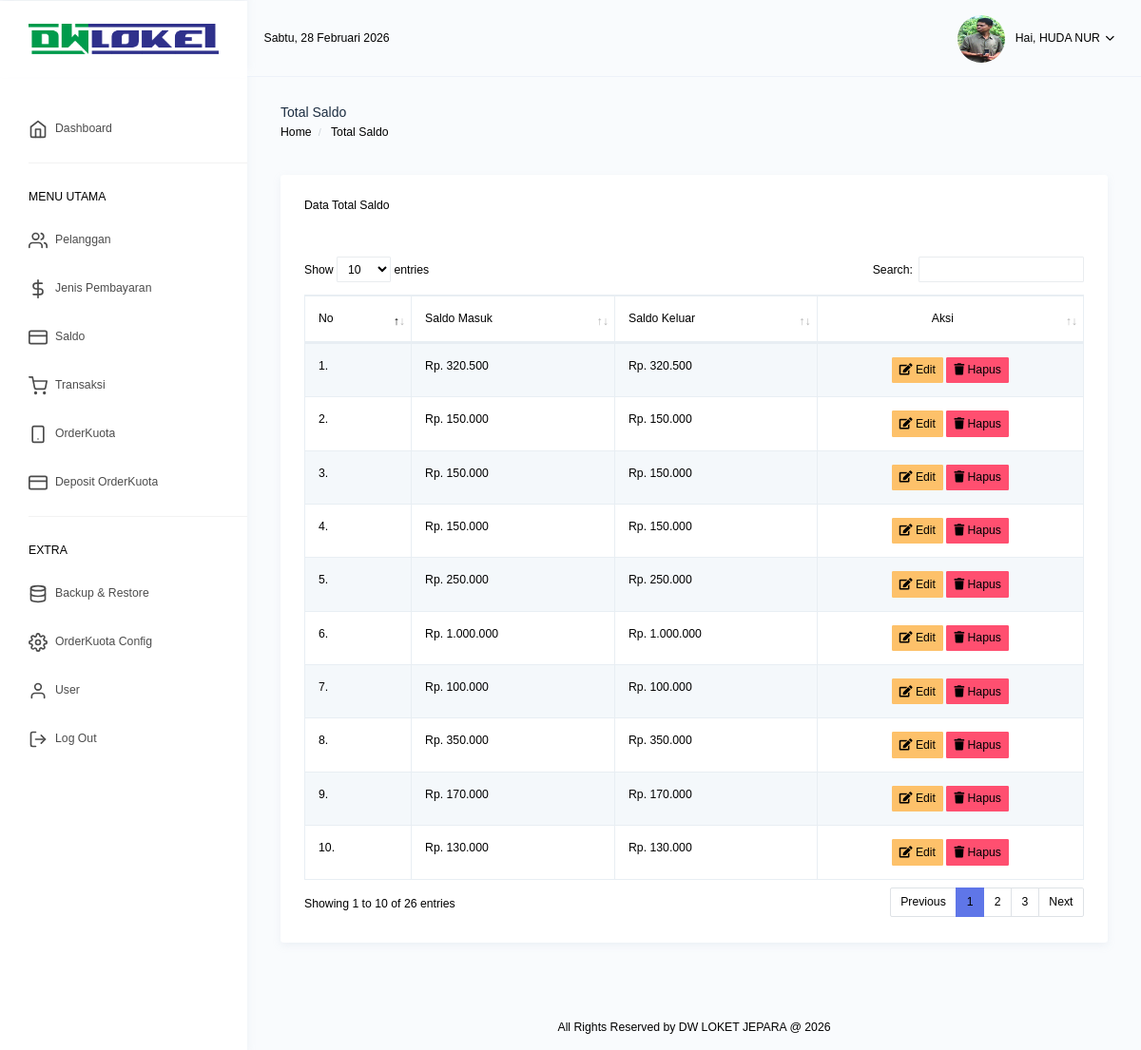
Page /saldo/total_saldo.php (signed in) on the committed database.
### tables this page shows
CREATE TABLE `tb_user` (
  `id_user` int NOT NULL AUTO_INCREMENT,
  `username` varchar(50) NOT NULL,
  `password` varchar(255) DEFAULT NULL,
  `nama` varchar(100) NOT NULL,
  `email` varchar(100) NOT NULL,
  `foto` varchar(50) NOT NULL,
  `level` enum('admin','user') NOT NULL,
  PRIMARY KEY (`id_user`)
);

CREATE TABLE `tb_saldo` (
  `id_saldo` int NOT NULL AUTO_INCREMENT,
  `tgl` varchar(50) NOT NULL,
  `saldo` varchar(100) NOT NULL,
  PRIMARY KEY (`id_saldo`)
);

### config/config.php (called while the page is built, shortened)
<?php
function base_url($url = null) {
    $protocol = isset($_SERVER['HTTPS']) && $_SERVER['HTTPS'] === 'on' ? "https://" : "http://";
    $host = $_SERVER['HTTP_HOST'];
    $script_name = $_SERVER['SCRIPT_NAME'];
    $base_path = "/dwloket_ok";
    $root_url = $protocol . $host . $base_path;
    if($url != null) {
        return $root_url."/".$url;
    } else {
        return $root_url;
    }
}
function format_hari_tanggal($waktu)
{
$hari_array = array(
'Minggu',
'Senin',
'Selasa',
'Rabu',
'Kamis',
'Jumat',
'Sabtu'
);
$hr = date('w', strtotime($waktu));
$hari = $hari_array[$hr];
$tanggal = date('j', strtotime($waktu));
$bulan_array = array(
1 => 'Januari',
2 => 'Februari',
3 => 'Maret',
4 => 'April',
5 => 'Mei',
6 => 'Juni',
7 => 'Juli',
8 => 'Agustus',
9 => 'September',
10 => 'Oktober',
11 => 'November',
12 => 'Desember',
);
$bl = date('n', strtotime($waktu));
$bulan = $bulan_array[$bl];
$tahun = date('Y', strtotime($waktu));
return "$hari, $tanggal $bulan $tahun";
}

### saldo/total_saldo.php (the view, shortened to what this page needs)
<?php
include_once('../header.php');
?>
<!DOCTYPE html>
<html lang="en">
<head>
</head>
<body>
    <div class="page-breadcrumb">
        <div class="row">
            <div class="col-7 align-self-center">
                <h4 class="page-title text-truncate text-dark font-weight-medium mb-1">Total Saldo</h4>
                <div class="d-flex align-items-center">
                    <nav aria-label="breadcrumb">
                        <ol class="breadcrumb m-0 p-0">
                            <li class="breadcrumb-item"><a href="<?=base_url('home')?>" class="text-muted">Home</a></li>
                            <li class="breadcrumb-item text-muted active" aria-current="page"> Total Saldo</li>
                        </ol>
                    </nav>
                </div>
            </div>
        </div>
    </div>
    <div class="container-fluid">
        <div class="row">
            <div class="col-12">
                <div class="card">
                    <div class="card-body">
                        <h4 class="card-title">Data Total Saldo</h4>
                        <br><br>
                        <div class="table-responsive">
                            <table id="zero_config" class="table table-striped table-bordered no-wrap">
                                <thead>
                                    <tr>
                                        <th style="width: 5px;">No</th>
                                        <th>Saldo Masuk</th>
                                        <th>Saldo Keluar</th>
                                        <th style="text-align: center;">Aksi</th>
                                    </tr>
                                </thead>
                                <tbody>
                                    <?php
										$no = 1;
										$sql = $koneksi->query("SELECT * FROM tb_saldo");
										while($data = $sql->fetch_assoc()) {
										?>
                                    <tr>
                                        <td><?=$no++.'.'?></td>
                                        <td>Rp. <?=number_format($data['saldo'], 0, ",", ".");?></td>
                                        <td>Rp. <?=number_format($data['saldo'], 0, ",", ".");?></td>
                                        <td align="center">
                                            <a data-toggle="modal"
                                                data-target="#modaledit<?=$data['id_total_saldo']; ?>"><button
                                                    class="btn btn-warning btn-sm"><i class="fa fa-edit"></i> Edit</button></a>
                                            <a href="hapus_saldo.php?id=<?=$data['id_total_saldo']; ?>"
                                                onclick="return swalConfirmDelete(this.href, 'Yakin Hapus Saldo?', 'Data saldo ini akan dihapus secara permanen!')"
                                                class="btn btn-danger btn-sm"><i class="fa fa-trash"></i> Hapus</a>
                                        </td>
                                    </tr>
                                    <?php
                                            }?>
                                </tbody>
                            </table>
                        </div>
                    </div>
                </div>
            </div>
        </div>
    </div>
</body>
</html>
<?php
include_once('../footer.php');
?>

### header.php (shortened to what this page needs)
<?php
require_once __DIR__ . "/config/config.php";
$id = isset($_SESSION['id_user']) ? (int)$_SESSION['id_user'] : 0;
$tampil = null;
if ($id > 0) {
	$stmt = $koneksi->prepare("SELECT * FROM tb_user WHERE id_user = ?");
	$stmt->bind_param("i", $id);
	$stmt->execute();
	$result = $stmt->get_result();
	$tampil = $result->fetch_assoc();
} else {
	header("Location: " . base_url('auth/login.php'));
	exit();
}
?>
<!DOCTYPE html>
<html dir="ltr" lang="en">
<head>
    <link href="<?=base_url()?>/files/assets/extra-libs/c3/c3.min.css" rel="stylesheet">
    <link href="<?=base_url()?>/files/assets/libs/chartist/dist/chartist.min.css" rel="stylesheet">
    <link href="<?=base_url()?>/files/assets/extra-libs/jvector/jquery-jvectormap-2.0.2.css" rel="stylesheet" />
    <link href="<?=base_url()?>/files/assets/extra-libs/datatables.net-bs4/css/dataTables.bootstrap4.css"
        rel="stylesheet">
    <link href="<?=base_url()?>/files/dist/css/style.min.css?v=<?=time()?>" rel="stylesheet">
    <link href="<?=base_url()?>/files/dist/css/modern-style.css?v=<?=time()?>" rel="stylesheet">
    <link href="<?=base_url()?>/files/dist/css/sweetalert2.min.css" rel="stylesheet">
</head>
<body>
    <div id="main-wrapper" data-theme="light" data-layout="vertical" data-navbarbg="skin6" data-sidebartype="full"
        data-sidebar-position="fixed" data-header-position="fixed" data-boxed-layout="full">
        <header class="topbar" data-navbarbg="skin6">
            <nav class="navbar top-navbar navbar-expand-md">
                <div class="navbar-header" data-logobg="skin6">
                    <div class="navbar-brand">
                        <a href="<?=base_url('home')?>">
                            <b class="logo-icon">
                                <img src="<?=base_url()?>/files/assets/images/dwloket_logo.png" alt="homepage"
                                    class="dark-logo" width="200" height="50" />
                            </b>
                        </a>
                    </div>
                </div>
                <div class="navbar-collapse collapse" id="navbarSupportedContent">
                    <ul class="navbar-nav float-left mr-auto ml-3 pl-1 d-none d-md-flex">
                        <?php $date = date('Y-m-d'); echo format_hari_tanggal($date) ?>
                    </ul>
                    <ul class="navbar-nav float-right">
                        <li class="nav-item dropdown">
                            <a class="nav-link dropdown-toggle" href="javascript:void(0)" data-toggle="dropdown"
                                aria-haspopup="true" aria-expanded="false">
                                <img src="<?=base_url()?>/files/assets/images/<?=htmlspecialchars($tampil['foto'] ?? 'default.png', ENT_QUOTES, 'UTF-8'); ?>" alt="user"
                                    class="rounded-circle" width="50" height="50">
                                <span class="ml-2 d-none d-lg-inline-block"><span>Hai,</span> <span
                                        class="text-dark"><?=htmlspecialchars($tampil['nama'] ?? 'User', ENT_QUOTES, 'UTF-8'); ?></span> <i data-feather="chevron-down"
                                        class="svg-icon"></i></span>
                            </a>
                        </li>
                    </ul>
                </div>
            </nav>
        </header>
        <aside class="left-sidebar" data-sidebarbg="skin6">
            <div class="scroll-sidebar" data-sidebarbg="skin6">
                <nav class="sidebar-nav">
                    <ul id="sidebarnav">
                        <li class="sidebar-item">
                            <a class="sidebar-link sidebar-link" href="<?=base_url('home')?>" aria-expanded="false"><i
                                    data-feather="home" class="feather-icon"></i><span
                                    class="hide-menu">Dashboard</span>
                            </a>
                        </li>
                        <li class="list-divider"></li>
                        <li class="nav-small-cap">
                            <span class="hide-menu">MENU UTAMA</span>
                        </li>
                        <li class="sidebar-item">
                            <a class="sidebar-link" href="<?=base_url('pelanggan/pelanggan.php')?>"
                                aria-expanded="false"><i data-feather="users" class="feather-icon"></i><span
                                    class="hide-menu">Pelanggan</span>
                            </a>
                        </li>
                        <li class="sidebar-item">
                            <a class="sidebar-link sidebar-link" href="<?=base_url('jenisbayar/jenis_bayar.php')?>"
                                aria-expanded="false"><i data-feather="dollar-sign" class="feather-icon"></i><span
                                    class="hide-menu">Jenis Pembayaran</span>
                            </a>
                        </li>
                        <li class="sidebar-item">
                            <a class="sidebar-link sidebar-link" href="<?=base_url('saldo/saldo.php')?>"
                                aria-expanded="false"><i data-feather="credit-card" class="feather-icon"></i><span
                                    class="hide-menu">Saldo</span>
                            </a>
                        </li>
                        <li class="sidebar-item">
                            <a class="sidebar-link sidebar-link" href="<?=base_url('transaksi/transaksi.php')?>"
                                aria-expanded="false"><i data-feather="shopping-cart" class="feather-icon"></i><span
                                    class="hide-menu">Transaksi</span>
                            </a>
                        </li>
                        <li class="sidebar-item">
                            <a class="sidebar-link sidebar-link" href="<?=base_url('orderkuota/index.php')?>"
                                aria-expanded="false"><i data-feather="smartphone" class="feather-icon"></i><span
                                    class="hide-menu">OrderKuota</span>
                            </a>
                        </li>
                        <li class="sidebar-item">
                            <a class="sidebar-link sidebar-link" href="<?=base_url('orderkuota/deposit.php')?>"
                                aria-expanded="false"><i data-feather="credit-card" class="feather-icon"></i><span
                                    class="hide-menu">Deposit OrderKuota</span>
                            </a>
                        </li>
                        <li class="list-divider"></li>
                        <li class="nav-small-cap">
                            <span class="hide-menu">Extra</span>
                        </li>
                        <?php if (isset($_SESSION['level']) && $_SESSION['level'] == 'admin'): ?>
                        <li class="sidebar-item">
                            <a class="sidebar-link sidebar-link" href="<?=base_url('admin/backup.php')?>"
                                aria-expanded="false"><i data-feather="database" class="feather-icon"></i><span
                                    class="hide-menu">Backup & Restore</span>
                            </a>
                        </li>
                        <li class="sidebar-item">
                            <a class="sidebar-link sidebar-link" href="<?=base_url('admin/orderkuota_config.php')?>"
                                aria-expanded="false"><i data-feather="settings" class="feather-icon"></i><span
                                    class="hide-menu">OrderKuota Config</span>
                            </a>
                        </li>
                        <?php endif; ?>
                        <li class="sidebar-item">
                            <a class="sidebar-link sidebar-link" href="<?=base_url('user/user.php')?>"
                                aria-expanded="false"><i data-feather="user" class="feather-icon"></i><span
                                    class="hide-menu">User</span>
                            </a>
                        </li>
                        <li class="sidebar-item">
                            <a class="sidebar-link sidebar-link" href="javascript:void(0)" onclick="confirmLogout()"
                                aria-expanded="false"><i data-feather="log-out" class="feather-icon"></i><span
                                    class="hide-menu">Log Out</span>
                            </a>
                        </li>
                    </ul>
                </nav>
            </div>
        </aside>
        <div class="page-wrapper">

### header.php (style rules this page uses)
html { font-size: 14px !important; }
body { font-size: 0.875rem !important; color: #000000 !important; }
p, span, div, label, td, th, li, .card-body, .card-body p, .modal-body, .modal-body p, .page-wrapper, .page-wrapper p, .table td, .table th, .form-control, .form-select, input:not([type="button"]):not([type="submit"]):not([type="reset"]), select, textarea { color: #000000 !important; }
h1, h2, h3, h4, h5, h6, .h1, .h2, .h3, .h4, .h5, .h6 { color: #000000 !important; }
.text-white, .text-white *, .btn, .btn *, button, button *, .badge, .badge *, .alert, .alert *, .alert-success, .alert-success *, .alert-danger, .alert-danger *, .alert-warning, .alert-warning *, .alert-info, .alert-info *, a, a:visited, .nav-link, .sidebar-link, .modal-header, .modal-header *, .card-header, .card-header *, .navbar-brand, .navbar-brand *, .text-primary, .text-primary *, .text-success, .text-success *, .text-danger, .text-danger *, .text-warning, .text-warning *, .text-info, .text-info *, .status-success-modern, .status-danger-modern, .status-warning-modern, .status-info-modern { color: inherit !important; }
h4, .h4 { font-size: 1rem !important; color: #000000 !important; }
.table, .table td, .table th, table, table td, table th, thead th, tbody td { font-size: 0.875rem !important; color: #000000 !important; }
.btn, button, .button, input[type="button"], input[type="submit"] { font-size: 0.875rem !important; }
.nav-link, .sidebar-link, .navbar-nav .nav-link, .sidebar-nav .sidebar-link, .navbar-nav li a { font-size: 0.875rem !important; }
.card-title { font-size: 1.1rem !important; }
.card-body, .card-body * { font-size: 0.875rem !important; }
span:not(.fa):not(.fas):not(.far):not(.fab):not(.fal) { font-size: 0.875rem !important; color: #000000 !important; }
div:not(.fa):not(.fas):not(.far):not(.fab) { font-size: 0.875rem !important; color: #000000 !important; }
.page-wrapper { font-size: 0.875rem !important; }
.page-wrapper p, .page-wrapper span:not(.fa), .page-wrapper div:not(.fa), .page-wrapper td, .page-wrapper th { font-size: 0.875rem !important; color: #000000 !important; }
.card-body p, .card-body span, .card-body td, .card-body th, .modal-body p, .modal-body span, .modal-body td, .modal-body th { color: #000000 !important; }
.navbar-brand .dark-logo { max-width: 100%; height: auto; }
.navbar-collapse { flex-wrap: wrap; }
.navbar-nav.float-left { min-width: 0; flex: 1 1 auto; margin-right: 1rem; }

### rows in the picture
tb_user: foto (picture), nama "HUDA NUR"
tb_saldo: saldo "320.500"
tb_saldo: saldo "150.000"
tb_saldo: saldo "150.000"
tb_saldo: saldo "150.000"
tb_saldo: saldo "250.000"
tb_saldo: saldo "1.000.000"
tb_saldo: saldo "100.000"
tb_saldo: saldo "350.000"
tb_saldo: saldo "170.000"
tb_saldo: saldo "130.000"
